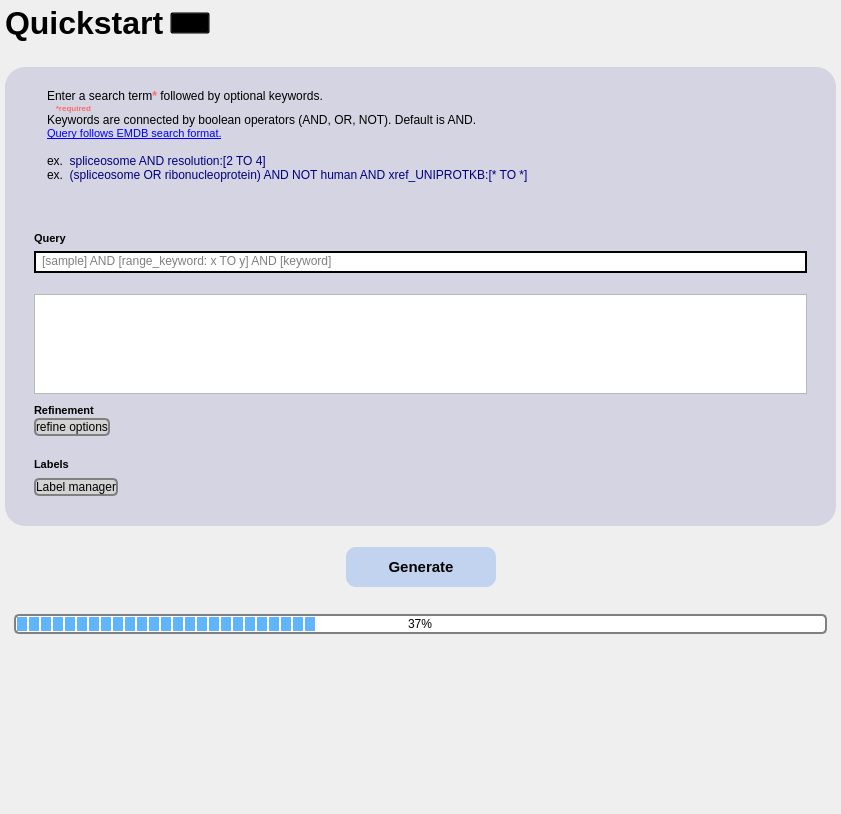
           <widget class="QWidget" name="scrollAreaWidgetContents_4_">
            <property name="geometry">
             <rect>
              <x>0</x>
              <y>0</y>
              <width>841</width>
              <height>814</height>
             </rect>
            </property>
            <layout class="QVBoxLayout" name="verticalLayout_30">
             <property name="spacing">
              <number>0</number>
             </property>
             <property name="leftMargin">
              <number>0</number>
             </property>
             <property name="topMargin">
              <number>0</number>
             </property>
             <property name="rightMargin">
              <number>0</number>
             </property>
             <property name="bottomMargin">
              <number>0</number>
             </property>
             <item>
              <widget class="QWidget" name="baseLayer_1" native="true">
               <property name="toolTip">
                <string>&lt;html&gt;&lt;head/&gt;&lt;body&gt;&lt;p&gt;&lt;br/&gt;&lt;/p&gt;&lt;/body&gt;&lt;/html&gt;</string>
               </property>
               <property name="styleSheet">
                <string notr="true">QGroupBox#baseLayer_1 {
	font-size: 24pt;
    font-weight: bold;
	border: transparent;
	padding-top: 30px;
}

QGroupBox::title {
	background-color: transparent;
	color: #6668ad;
	padding-bottom: 10px;
	padding-left: 10px;
}

/*
QGroupBox {
	border: transparent;
}
*/</string>
               </property>
               <layout class="QVBoxLayout" name="verticalLayout_14">
                <property name="leftMargin">
                 <number>5</number>
                </property>
                <property name="topMargin">
                 <number>5</number>
                </property>
                <property name="rightMargin">
                 <number>5</number>
                </property>
                <property name="bottomMargin">
                 <number>5</number>
                </property>
                <item>
                 <widget class="QWidget" name="page2TitleWidget_2" native="true">
                  <layout class="QHBoxLayout" name="horizontalLayout_33">
                   <property name="leftMargin">
                    <number>0</number>
                   </property>
                   <property name="topMargin">
                    <number>0</number>
                   </property>
                   <property name="rightMargin">
                    <number>0</number>
                   </property>
                   <property name="bottomMargin">
                    <number>0</number>
                   </property>
                   <item>
                    <widget class="QLabel" name="page2TitleLabel_2">
                     <property name="font">
                      <font>
                       <pointsize>24</pointsize>
                       <bold>true</bold>
                      </font>
                     </property>
                     <property name="styleSheet">
                      <string notr="true">QLabel {
	background-color: transparent;
	color: black;
}</string>
                     </property>
                     <property name="text">
                      <string>Quickstart</string>
                     </property>
                    </widget>
                   </item>
                   <item>
                    <widget class="QPushButton" name="qScoreInfo_btn_5">
                     <property name="styleSheet">
                      <string notr="true">background-color: transparent;</string>
                     </property>
                     <property name="text">
                      <string/>
                     </property>
                     <property name="icon">
                      <iconset>
                       <normaloff>:/icons/info-circle-svgrepo-com.svg</normaloff>:/icons/info-circle-svgrepo-com.svg</iconset>
                     </property>
                     <property name="iconSize">
                      <size>
                       <width>20</width>
                       <height>20</height>
                      </size>
                     </property>
                    </widget>
                   </item>
                   <item>
                    <spacer name="horizontalSpacer_18">
                     <property name="orientation">
                      <enum>Qt::Horizontal</enum>
                     </property>
                     <property name="sizeHint" stdset="0">
                      <size>
                       <width>40</width>
                       <height>20</height>
                      </size>
                     </property>
                    </spacer>
                   </item>
                  </layout>
                 </widget>
                </item>
                <item>
                 <spacer name="verticalSpacer_8">
                  <property name="orientation">
                   <enum>Qt::Vertical</enum>
                  </property>
                  <property name="sizeType">
                   <enum>QSizePolicy::Fixed</enum>
                  </property>
                  <property name="sizeHint" stdset="0">
                   <size>
                    <width>20</width>
                    <height>20</height>
                   </size>
                  </property>
                 </spacer>
                </item>
                <item>
                 <widget class="QGroupBox" name="A_quickStart">
                  <property name="sizePolicy">
                   <sizepolicy hsizetype="Preferred" vsizetype="Preferred">
                    <horstretch>0</horstretch>
                    <verstretch>0</verstretch>
                   </sizepolicy>
                  </property>
                  <property name="styleSheet">
                   <string notr="true">QGroupBox#A_quickStart {
    border-radius: 20px;
	background-color: rgba(102, 104, 173, 50);
	font-size: 14pt;
    font-weight: bold;
	/*padding-top: 30px;*/
	padding-left: 20px;
	padding-right: 20px;
}

QGroupBox::title {
	background-color: transparent;
	padding-top: 20px;
	/*padding-left: 16px;*/
	color: white;
}


QGroupBox {
	border: transparent;
}
</string>
                  </property>
                  <property name="title">
                   <string/>
                  </property>
                  <layout class="QVBoxLayout" name="verticalLayout_2">
                   <item>
                    <widget class="QGroupBox" name="A1_instructions">
                     <property name="minimumSize">
                      <size>
                       <width>0</width>
                       <height>150</height>
                      </size>
                     </property>
                     <property name="maximumSize">
                      <size>
                       <width>16777215</width>
                       <height>250</height>
                      </size>
                     </property>
                     <property name="styleSheet">
                      <string notr="true">
QGroupBox{
	background: transparent;
	border: transparent;
}
</string>
                     </property>
                     <property name="title">
                      <string/>
                     </property>
                     <layout class="QHBoxLayout" name="horizontalLayout_11">
                      <item>
                       <widget class="QTextBrowser" name="textBrowser_p1">
                        <property name="sizePolicy">
                         <sizepolicy hsizetype="Ignored" vsizetype="Ignored">
                          <horstretch>0</horstretch>
                          <verstretch>0</verstretch>
                         </sizepolicy>
                        </property>
                        <property name="maximumSize">
                         <size>
                          <width>16777215</width>
                          <height>400</height>
                         </size>
                        </property>
                        <property name="styleSheet">
                         <string notr="true">QTextBrowser {
	background-color: transparent;
	border: transparent;
	selection-background-color: transparent;
}
QTextBrowser:focus {
	selection-background-color: #3875d6;
}</string>
                        </property>
                        <property name="html">
                         <string>&lt;!DOCTYPE HTML PUBLIC &quot;-//W3C//DTD HTML 4.0//EN&quot; &quot;http://www.w3.org/TR/REC-html40/strict.dtd&quot;&gt;
&lt;html&gt;&lt;head&gt;&lt;meta name=&quot;qrichtext&quot; content=&quot;1&quot; /&gt;&lt;meta charset=&quot;utf-8&quot; /&gt;&lt;style type=&quot;text/css&quot;&gt;
p, li { white-space: pre-wrap; }
hr { height: 1px; border-width: 0; }
li.unchecked::marker { content: &quot;\2610&quot;; }
li.checked::marker { content: &quot;\2612&quot;; }
&lt;/style&gt;&lt;/head&gt;&lt;body style=&quot; font-family:'Segoe UI'; font-size:9pt; font-weight:400; font-style:normal;&quot;&gt;
&lt;p style=&quot; margin-top:0px; margin-bottom:0px; margin-left:0px; margin-right:0px; -qt-block-indent:0; text-indent:0px;&quot;&gt;&lt;span style=&quot; color:#000000;&quot;&gt;Enter a search term&lt;/span&gt;&lt;span style=&quot; font-weight:600; color:#ff6969;&quot;&gt;*&lt;/span&gt;&lt;span style=&quot; color:#000000;&quot;&gt; followed by optional keywords. &lt;/span&gt;&lt;/p&gt;
&lt;p style=&quot; margin-top:0px; margin-bottom:0px; margin-left:0px; margin-right:0px; -qt-block-indent:0; text-indent:0px;&quot;&gt;&lt;span style=&quot; font-size:6pt; color:#ff6969;&quot;&gt;    &lt;/span&gt;&lt;span style=&quot; font-size:6pt; font-weight:600; color:#ff6969;&quot;&gt;*required&lt;/span&gt;&lt;/p&gt;
&lt;p style=&quot; margin-top:0px; margin-bottom:0px; margin-left:0px; margin-right:0px; -qt-block-indent:0; text-indent:0px;&quot;&gt;&lt;span style=&quot; color:#000000;&quot;&gt;Keywords are connected by boolean operators (AND, OR, NOT). Default is AND.&lt;/span&gt;&lt;/p&gt;
&lt;p style=&quot; margin-top:0px; margin-bottom:0px; margin-left:0px; margin-right:0px; -qt-block-indent:0; text-indent:0px;&quot;&gt;&lt;a href=&quot;https://www.ebi.ac.uk/emdb/documentation/search&quot;&gt;&lt;span style=&quot; font-family:'MS Shell Dlg 2'; font-size:8pt; text-decoration: underline; color:#0000ff;&quot;&gt;Query follows EMDB search format.&lt;/span&gt;&lt;/a&gt;&lt;/p&gt;
&lt;p style=&quot;-qt-paragraph-type:empty; margin-top:0px; margin-bottom:0px; margin-left:0px; margin-right:0px; -qt-block-indent:0; text-indent:0px; color:#000000;&quot;&gt;&lt;br /&gt;&lt;/p&gt;
&lt;p style=&quot; margin-top:0px; margin-bottom:0px; margin-left:0px; margin-right:0px; -qt-block-indent:0; text-indent:0px;&quot;&gt;&lt;span style=&quot; color:#000000;&quot;&gt;ex.&lt;/span&gt;&lt;span style=&quot; color:#007c82;&quot;&gt;  &lt;/span&gt;&lt;span style=&quot; color:#00007f;&quot;&gt;spliceosome AND resolution:[2 TO 4]&lt;/span&gt;&lt;/p&gt;
&lt;p style=&quot; margin-top:0px; margin-bottom:0px; margin-left:0px; margin-right:0px; -qt-block-indent:0; text-indent:0px;&quot;&gt;&lt;span style=&quot; color:#000000;&quot;&gt;ex.  &lt;/span&gt;&lt;span style=&quot; color:#00007f;&quot;&gt;(spliceosome OR ribonucleoprotein) AND NOT human AND xref_UNIPROTKB:[* TO *]&lt;/span&gt;&lt;/p&gt;&lt;/body&gt;&lt;/html&gt;</string>
                        </property>
                        <property name="textInteractionFlags">
                         <set>Qt::LinksAccessibleByKeyboard|Qt::LinksAccessibleByMouse|Qt::TextBrowserInteraction|Qt::TextSelectableByKeyboard|Qt::TextSelectableByMouse</set>
                        </property>
                        <property name="openExternalLinks">
                         <bool>true</bool>
                        </property>
                       </widget>
                      </item>
                     </layout>
                    </widget>
                   </item>
                   <item>
                    <widget class="QLabel" name="label">
                     <property name="font">
                      <font>
                       <pointsize>8</pointsize>
                       <bold>true</bold>
                      </font>
                     </property>
                     <property name="text">
                      <string>Query</string>
                     </property>
                    </widget>
                   </item>
                   <item>
                    <widget class="QWidget" name="fancySearchBar_2" native="true">
                     <property name="styleSheet">
                      <string notr="true">#fancySearchBar_2 {
	background-color: black;
	border-radius: 12px;
}

#fancySearchBar_2:hover {
	background-color: rgb(200, 200, 200);
}</string>
                     </property>
                     <layout class="QHBoxLayout" name="horizontalLayout_60">
                      <property name="spacing">
                       <number>0</number>
                      </property>
                      <property name="leftMargin">
                       <number>2</number>
                      </property>
                      <property name="topMargin">
                       <number>2</number>
                      </property>
                      <property name="rightMargin">
                       <number>2</number>
                      </property>
                      <property name="bottomMargin">
                       <number>2</number>
                      </property>
                      <item>
                       <widget class="QLineEdit" name="lineEdit_15">
                        <property name="maximumSize">
                         <size>
                          <width>16777215</width>
                          <height>24</height>
                         </size>
                        </property>
                        <property name="styleSheet">
                         <string notr="true">background: white;
border: transparent;
border-top-left-radius: 10px;
border-bottom-left-radius: 10px;
border-top-right-radius: 0px;
border-bottom-right-radius: 0px;
padding-left: 4px;
padding-bottom: 2px;</string>
                        </property>
                        <property name="text">
                         <string/>
                        </property>
                        <property name="placeholderText">
                         <string>[sample] AND [range_keyword: x TO y] AND [keyword]</string>
                        </property>
                       </widget>
                      </item>
                      <item>
                       <widget class="QPushButton" name="pushButton_19">
                        <property name="maximumSize">
                         <size>
                          <width>16777215</width>
                          <height>24</height>
                         </size>
                        </property>
                        <property name="font">
                         <font>
                          <family>MS Gothic</family>
                         </font>
                        </property>
                        <property name="cursor">
                         <cursorShape>PointingHandCursor</cursorShape>
                        </property>
                        <property name="layoutDirection">
                         <enum>Qt::RightToLeft</enum>
                        </property>
                        <property name="styleSheet">
                         <string notr="true">QPushButton {
	background-color: white;
	border-top-left-radius: 0px;
	border-bottom-left-radius: 0px;
	border-top-right-radius: 10px;
	border-bottom-right-radius: 10px;
	padding-right: 2px;
}

QPushButton:hover {	
	background-color: rgba(255, 255, 255, 200);
}

QPushButton:pressed {	
	background-color: rgba(255, 255, 255, 150);
}</string>
                        </property>
                        <property name="text">
                         <string/>
                        </property>
                        <property name="icon">
                         <iconset>
                          <normaloff>:/icons/send-alt-2-svgrepo-com.svg</normaloff>:/icons/send-alt-2-svgrepo-com.svg</iconset>
                        </property>
                        <property name="iconSize">
                         <size>
                          <width>24</width>
                          <height>24</height>
                         </size>
                        </property>
                       </widget>
                      </item>
                     </layout>
                    </widget>
                   </item>
                   <item>
                    <widget class="QWidget" name="quick_refine_container" native="true">
                     <layout class="QVBoxLayout" name="verticalLayout_23">
                      <property name="spacing">
                       <number>0</number>
                      </property>
                      <property name="leftMargin">
                       <number>0</number>
                      </property>
                      <property name="topMargin">
                       <number>15</number>
                      </property>
                      <property name="rightMargin">
                       <number>0</number>
                      </property>
                      <property name="bottomMargin">
                       <number>0</number>
                      </property>
                      <item>
                       <widget class="QTextEdit" name="textEdit_3">
                        <property name="maximumSize">
                         <size>
                          <width>16777215</width>
                          <height>100</height>
                         </size>
                        </property>
                       </widget>
                      </item>
                      <item>
                       <spacer name="verticalSpacer_4">
                        <property name="orientation">
                         <enum>Qt::Vertical</enum>
                        </property>
                        <property name="sizeHint" stdset="0">
                         <size>
                          <width>20</width>
                          <height>10</height>
                         </size>
                        </property>
                       </spacer>
                      </item>
                      <item>
                       <widget class="QLabel" name="label_5">
                        <property name="font">
                         <font>
                          <pointsize>8</pointsize>
                          <bold>true</bold>
                         </font>
                        </property>
                        <property name="text">
                         <string>Refinement</string>
                        </property>
                       </widget>
                      </item>
                      <item>
                       <widget class="QWidget" name="widget_14" native="true">
                        <layout class="QHBoxLayout" name="horizontalLayout_34">
                         <property name="spacing">
                          <number>0</number>
                         </property>
                         <property name="leftMargin">
                          <number>0</number>
                         </property>
                         <property name="topMargin">
                          <number>0</number>
                         </property>
                         <property name="rightMargin">
                          <number>0</number>
                         </property>
                         <property name="bottomMargin">
                          <number>0</number>
                         </property>
                         <item>
                          <widget class="QPushButton" name="pushButton_2">
                           <property name="layoutDirection">
                            <enum>Qt::RightToLeft</enum>
                           </property>
                           <property name="styleSheet">
                            <string notr="true">QPushButton {
    background-color: lightgrey;
    border: 2px solid grey;
    border-radius: 5px;
    color: black;
}

QPushButton:hover {
	background-color: rgba(193, 211, 239, 200);
    border-color: darkgrey;
}

QPushButton:pressed {
    background-color: rgba(193, 211, 239, 120);
    border-color: darkgrey;
}
</string>
                           </property>
                           <property name="text">
                            <string>refine options</string>
                           </property>
                           <property name="icon">
                            <iconset>
                             <normaloff>:/icons/external-link-512.webp</normaloff>:/icons/external-link-512.webp</iconset>
                           </property>
                          </widget>
                         </item>
                         <item>
                          <spacer name="horizontalSpacer_8">
                           <property name="orientation">
                            <enum>Qt::Horizontal</enum>
                           </property>
                           <property name="sizeHint" stdset="0">
                            <size>
                             <width>40</width>
                             <height>20</height>
                            </size>
                           </property>
                          </spacer>
                         </item>
                        </layout>
                       </widget>
                      </item>
                     </layout>
                    </widget>
                   </item>
                   <item>
                    <widget class="QWidget" name="widget_4" native="true">
                     <layout class="QHBoxLayout" name="horizontalLayout_8">
                      <property name="leftMargin">
                       <number>0</number>
                      </property>
                      <property name="topMargin">
                       <number>15</number>
                      </property>
                      <property name="rightMargin">
                       <number>0</number>
                      </property>
                      <property name="bottomMargin">
                       <number>0</number>
                      </property>
                      <item>
                       <widget class="QLabel" name="label_6">
                        <property name="font">
                         <font>
                          <pointsize>8</pointsize>
                          <bold>true</bold>
                         </font>
                        </property>
                        <property name="text">
                         <string>Labels</string>
                        </property>
                       </widget>
                      </item>
                     </layout>
                    </widget>
                   </item>
                   <item>
                    <widget class="QWidget" name="widget" native="true">
                     <layout class="QHBoxLayout" name="horizontalLayout">
                      <property name="leftMargin">
                       <number>0</number>
                      </property>
                      <property name="topMargin">
                       <number>0</number>
                      </property>
                      <property name="rightMargin">
                       <number>0</number>
                      </property>
                      <property name="bottomMargin">
                       <number>20</number>
                      </property>
                      <item>
                       <widget class="QPushButton" name="pushButton">
                        <property name="toolTip">
                         <string>&lt;html&gt;&lt;head/&gt;&lt;body&gt;&lt;p&gt;CHANGE THIS NAME&lt;/p&gt;&lt;/body&gt;&lt;/html&gt;</string>
                        </property>
                        <property name="layoutDirection">
                         <enum>Qt::RightToLeft</enum>
                        </property>
                        <property name="styleSheet">
                         <string notr="true">QPushButton {
    background-color: lightgrey;
    border: 2px solid grey;
    border-radius: 5px;
    color: black;
}

QPushButton:hover {
	background-color: rgba(193, 211, 239, 200);
    border-color: darkgrey;
}

QPushButton:pressed {
    background-color: rgba(193, 211, 239, 120);
    border-color: darkgrey;
}
</string>
                        </property>
                        <property name="text">
                         <string>Label manager</string>
                        </property>
                        <property name="icon">
                         <iconset>
                          <normaloff>:/icons/external-link-512.webp</normaloff>:/icons/external-link-512.webp</iconset>
                        </property>
                       </widget>
                      </item>
                      <item>
                       <spacer name="horizontalSpacer_5">
                        <property name="orientation">
                         <enum>Qt::Horizontal</enum>
                        </property>
                        <property name="sizeHint" stdset="0">
                         <size>
                          <width>40</width>
                          <height>20</height>
                         </size>
                        </property>
                       </spacer>
                      </item>
                     </layout>
                    </widget>
                   </item>
                  </layout>
                 </widget>
                </item>
                <item>
                 <widget class="QGroupBox" name="A5_generateDataset">
                  <property name="styleSheet">
                   <string notr="true">
QGroupBox{
	background: transparent;
	border: transparent;
}
</string>
                  </property>
                  <property name="title">
                   <string/>
                  </property>
                  <layout class="QHBoxLayout" name="horizontalLayout_14">
                   <item>
                    <spacer name="horizontalSpacer_1">
                     <property name="orientation">
                      <enum>Qt::Horizontal</enum>
                     </property>
                     <property name="sizeHint" stdset="0">
                      <size>
                       <width>40</width>
                       <height>20</height>
                      </size>
                     </property>
                    </spacer>
                   </item>
                   <item>
                    <widget class="QPushButton" name="pushButton_p1_3">
                     <property name="sizePolicy">
                      <sizepolicy hsizetype="Fixed" vsizetype="Fixed">
                       <horstretch>0</horstretch>
                       <verstretch>0</verstretch>
                      </sizepolicy>
                     </property>
                     <property name="minimumSize">
                      <size>
                       <width>150</width>
                       <height>40</height>
                      </size>
                     </property>
                     <property name="font">
                      <font>
                       <pointsize>11</pointsize>
                       <bold>true</bold>
                      </font>
                     </property>
                     <property name="toolTip">
                      <string>&lt;html&gt;&lt;head/&gt;&lt;body&gt;&lt;p&gt;&lt;span style=&quot; font-weight:400;&quot;&gt;this is limiting the window's thickness when shrinking btw, prob a better way to go about sizepolicys&lt;/span&gt;&lt;/p&gt;&lt;/body&gt;&lt;/html&gt;</string>
                     </property>
                     <property name="styleSheet">
                      <string notr="true">QPushButton {
	background: rgba(193, 211, 239, 255);
	border-radius: 10px;
}

QPushButton:hover, QPushButton:pressed {
	background: #000000;
	color: #ffffff;
}

QPushButton:pressed {
	border: 6px solid transparent;
}</string>
                     </property>
                     <property name="text">
                      <string>Generate</string>
                     </property>
                    </widget>
                   </item>
                   <item>
                    <spacer name="horizontalSpacer_4">
                     <property name="orientation">
                      <enum>Qt::Horizontal</enum>
                     </property>
                     <property name="sizeHint" stdset="0">
                      <size>
                       <width>40</width>
                       <height>20</height>
                      </size>
                     </property>
                    </spacer>
                   </item>
                  </layout>
                 </widget>
                </item>
                <item>
                 <widget class="QWidget" name="widget_2" native="true">
                  <layout class="QHBoxLayout" name="horizontalLayout_3">
                   <item>
                    <widget class="QProgressBar" name="progressBar">
                     <property name="sizePolicy">
                      <sizepolicy hsizetype="Expanding" vsizetype="Fixed">
                       <horstretch>0</horstretch>
                       <verstretch>0</verstretch>
                      </sizepolicy>
                     </property>
                     <property name="maximumSize">
                      <size>
                       <width>16777215</width>
                       <height>20</height>
                      </size>
                     </property>
                     <property name="styleSheet">
                      <string notr="true">QProgressBar {
    border: 2px solid grey;
    border-radius: 5px;
    text-align: center;
	background-color: white;
}

QProgressBar::chunk {
	/*background-color: #CD96CD;*/
	background-color: #60b5ff;
    width: 10px;
	margin: 0.5px;
}
</string>
                     </property>
                     <property name="value">
                      <number>37</number>
                     </property>
                    </widget>
                   </item>
                  </layout>
                 </widget>
                </item>
               </layout>
              </widget>
             </item>
             <item>
              <spacer name="verticalSpacer_5">
               <property name="orientation">
                <enum>Qt::Vertical</enum>
               </property>
               <property name="sizeType">
                <enum>QSizePolicy::Expanding</enum>
               </property>
               <property name="sizeHint" stdset="0">
                <size>
                 <width>20</width>
                 <height>40</height>
                </size>
               </property>
              </spacer>
             </item>
            </layout>
           </widget>
